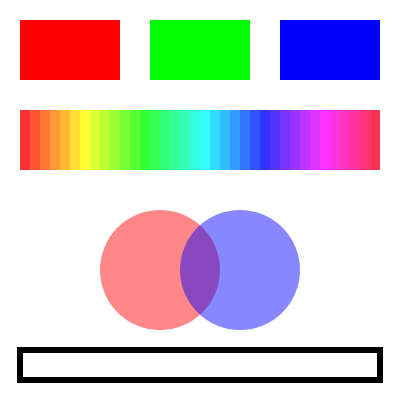
Frame 1 (no input)
Frame 2 (the mouse pressed at the canvas centre, redrawn once): identical to frame 1, image omitted

The p5.js sketch that drew this single still picture (run headless with seeded random() and noise() and a simulated clock; the mouse was pressed at the canvas centre and the sketch redrawn once):

// p5.js sketch
// ── sketch.js
// RGB、HSB、透明度を試すスケッチ

function setup() {
  createCanvas(400, 400);
  noLoop();
}

function draw() {
  background(255);
  noStroke();

  // RGB：赤・緑・青の強さを 0〜255 で指定する
  fill(255, 0, 0);
  rect(20, 20, 100, 60);
  fill(0, 255, 0);
  rect(150, 20, 100, 60);
  fill(0, 0, 255);
  rect(280, 20, 100, 60);

  // HSB：色相を 0〜360、彩度と明度を 0〜100 で指定する
  colorMode(HSB, 360, 100, 100);
  for (let h = 0; h < 360; h += 10) {
    fill(h, 80, 100);  // 彩度と明度は固定し、色相だけを変える
    rect(20 + h, 110, 10, 60);
  }
  colorMode(RGB, 255);  // RGB に戻す

  // 4 番目の引数は透明度（アルファ値）。重なった部分の色が混ざる
  fill(255, 0, 0, 120);
  circle(160, 270, 120);
  fill(0, 0, 255, 120);
  circle(240, 270, 120);

  // 線の色と太さ
  noFill();
  stroke(0);
  strokeWeight(6);
  rect(20, 350, 360, 30);
}
